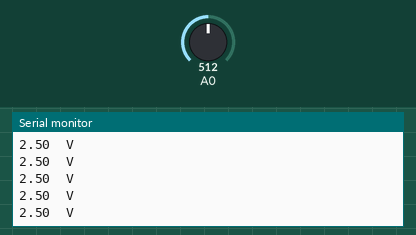
Simulated run of this sketch. Board: Arduino Uno, built with avr-gcc and run on an emulated ATmega328P. Shown: the last lines printed to the serial monitor. Inputs (shaded band) come from the test bench; at power-on: A0 = 512.

Above: at 1.2 s.
1.3 s: A0 set to 716
At 1.31 s:
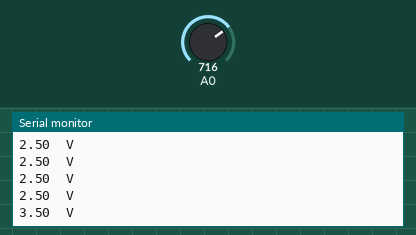
2.8 s: A0 set to 900
At 2.82 s:
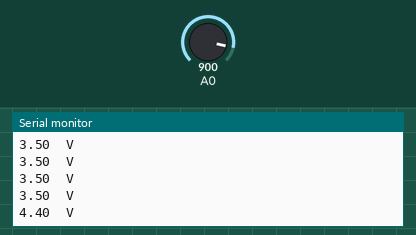
Timing chart, 0 to 5.8 s (numbered marks = the images above; inputs shaded):
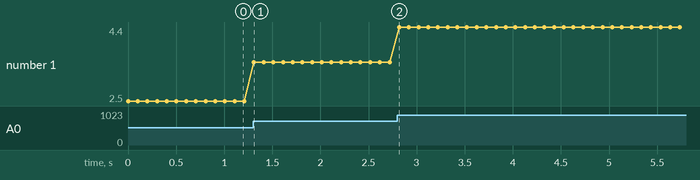

Measured:
- after the input at 1.3 s, the serial monitor: prints a new line at once (image 1)
- after the input at 2.8 s, the serial monitor: prints a new line at once (image 2)
- plotted number 1: 2.5 → 3.5 after the input at 1.3 s, 3.5 → 4.4 after the input at 2.8 s

The sketch:

voltmetr.ino
```cpp
float z;
int val;
int oldval=0;
void setup() {
 pinMode(A0,INPUT);
 Serial.begin(9600);
}

void loop() {
 z=analogRead(A0);
 z=z*0.00488758553;
 val=analogRead(A0);
if(val>oldval+10||val<oldval-10){
}
else{
 Serial.print(z);
 Serial.print("  ");
 Serial.println("V ");
 delay(100);
}
 oldval=val;
}
```
